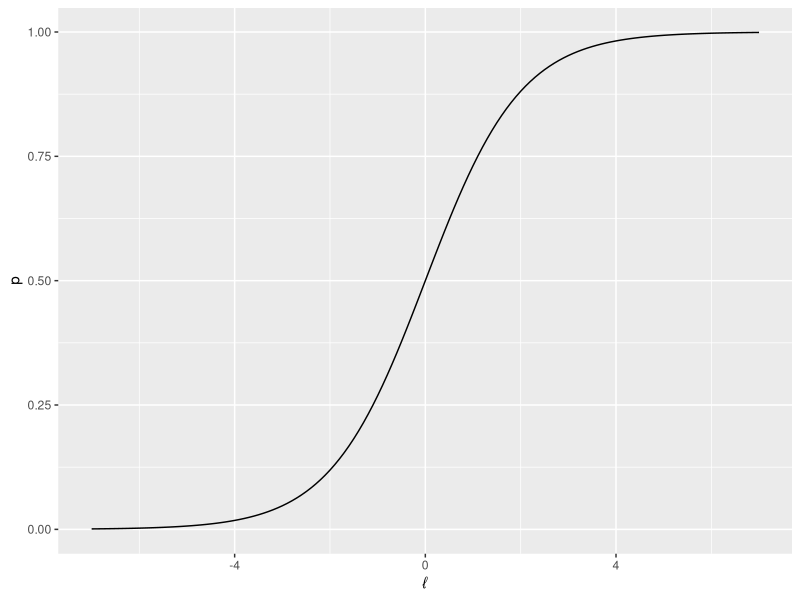
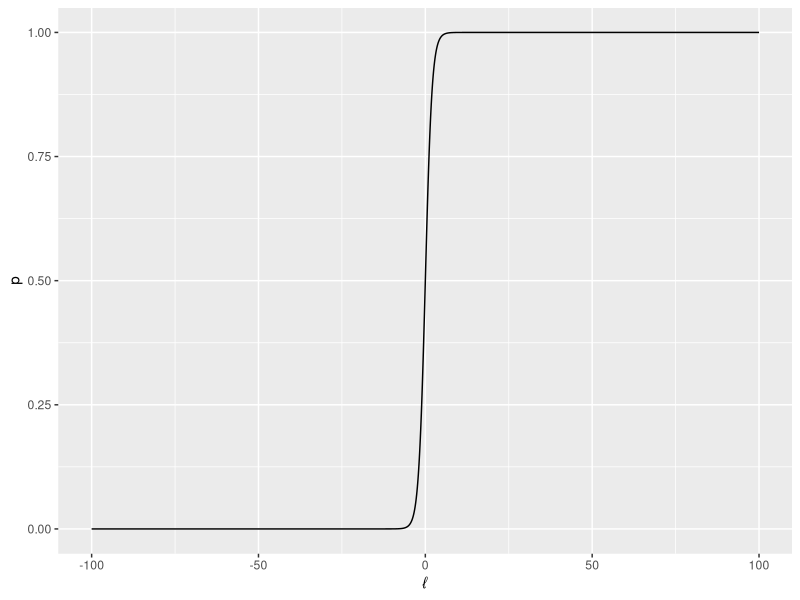

R code for these plots, in order: (Note: this script raises an error after producing the figures.)
library(tidyverse)

# define the logistic response function
logistic.response <- function(l) { 
  return(
    1 / (1 + exp(-1*l) )
  )
}

# test a few key values
logistic.response(0)
logistic.response(Inf)
logistic.response(-Inf)

logistic.response(5)
logistic.response(-5)

logistic.response(1)
logistic.response(-1)

# create a set of inputs to plot
l <- seq(-7,7,0.1)
head(l)
tail(l)

# plot the logistic response function from -10 to 10
ggplot() + 
  geom_line(mapping = aes(x=l, y=logistic.response(l))) + 
  xlab("\U2113") + ylab("p")

# plot for a greater range
l.2 <- seq(-100,100,0.1)

ggplot() + 
  geom_line(mapping = aes(x=l.2, y=logistic.response(l.2))) + 
  xlab("\U2113") + ylab("p")


# probit function
p <- seq(0,1,by=0.01)

# probit is the quantile function for the normal distribution
# we use its inverse, so defined with "p" input instead of "l"
probit <- function(p) {
  return(
    qnorm(p, mean = 0, sd=1)
  )
}

# compare logistic function and probit
g <- seq(-6,6,by=0.1)
p <- seq(0,1,by=0.01)

# construct dataframe with p,g values using both functions
logistic.vals <- data.frame(x=l,
                            y=logistic.response(l),
                            Function="logistic")
probit.vals <- data.frame(x=probit(p),
                          y=p,
                          Function="probit")
combined.vals <- rbind(logistic.vals, probit.vals)

ggplot(data=combined.vals) + 
  geom_line(mapping = aes(x=l, y=p, col=Function)) +
  xlab("\U2113") + ylab("p") + 
  xlim(-5,5)
